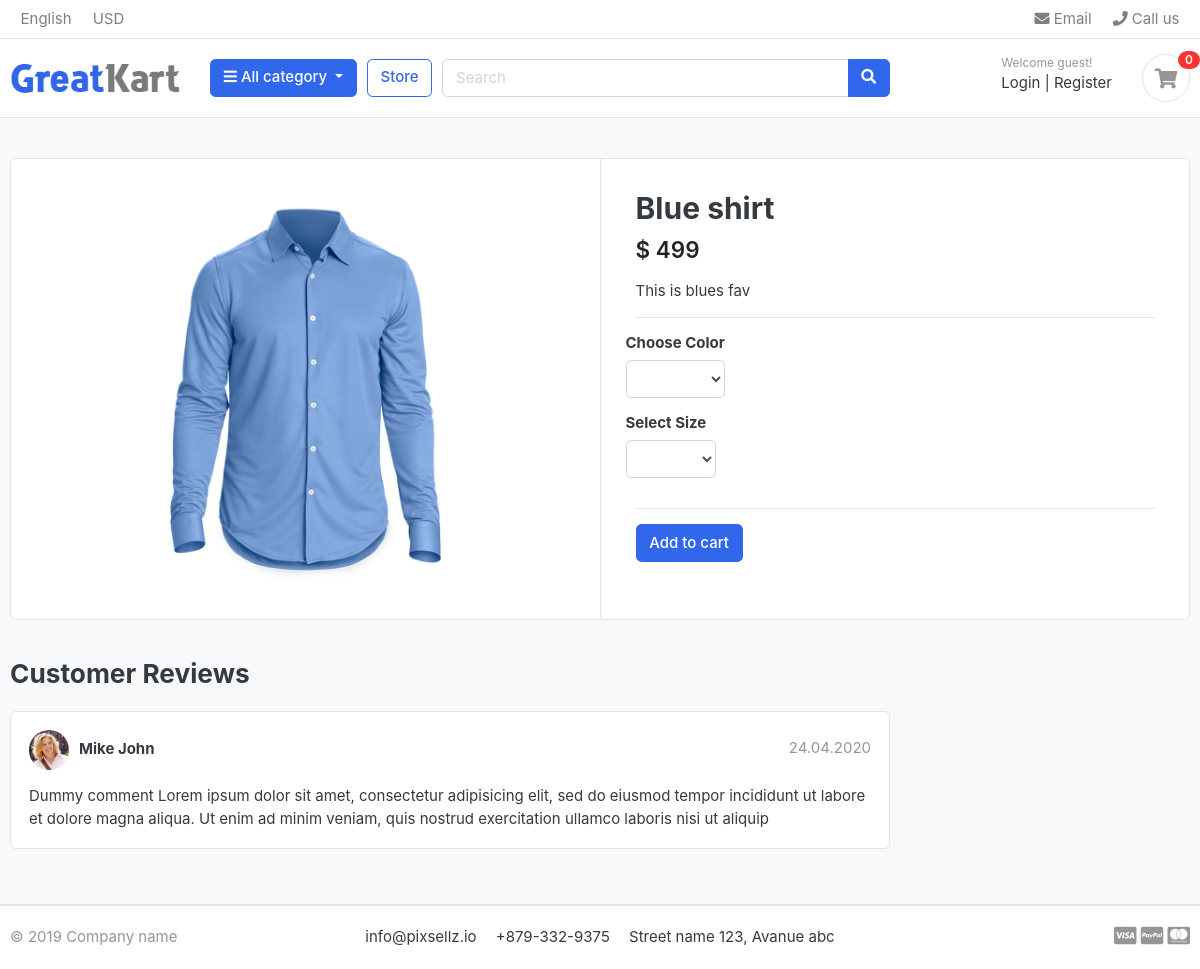
Screenshot of /store/category/shirts/blue-shirt/ with the database file from the repository.
### store/models.py (models this page shows, shortened)
class product (models.Model):
    product_name=models.CharField(max_length=200,unique=True)
    slug=models.SlugField(max_length=200,unique=True)
    description=models.TextField(max_length=500,blank=True)
    price=models.IntegerField()
    images=models.ImageField(upload_to='photos/products')
    stocks=models.IntegerField()
    is_available=models.BooleanField(default=True)
    category=models.ForeignKey(Category,on_delete=models.CASCADE)
    created_date=models.DateTimeField(auto_now_add=True)
    modified_date=models.DateTimeField(auto_now_add=True)

### store/views.py (the view)
# urls.py: path('category/<slug:category_slug>/<slug:product_slug>/', views.product_detail, name= 'product_detail'),
def product_detail(request,category_slug,product_slug):
    try:
        single_product=product.objects.get(category__slug=category_slug, slug=product_slug)
        incart=cartItem.objects.filter(cart__cart_id=_cart_id(request), product=single_product).exists()
    except Exception as e :
        raise e
    context={'single_product':single_product, 'incart':incart}
    return render(request,'store/product_detail.html',context)

### carts/context_processors.py (called while the page is built)
def cart_count(request):
    cart_counts=0
    if 'admin' in request.path:
        return {}
    else:
        try:
            Cart=cart.objects.get(cart_id=_cart_id(request))
            cart_items= cartItem.objects.all().filter(cart=Cart)
            for cart_item in cart_items :
                cart_counts += cart_item.quantity
        except cart.DoesNotExist:
            cart_counts=0
    return dict(cart_counts=cart_counts)

### carts/views.py (called while the page is built)
def _cart_id(request):
    session_id = request.session.session_key
    if not session_id:
        session_id = request.session.create()
    return session_id

### category/context_processors.py (called while the page is built)
def menu_links (request):
    links=Category.objects.all()
    return dict (links=links)

### category/models.py (called while the page is built)
    def get_url(self):
        return reverse ( 'products_by_category', args=[self.slug])

### store/models.py (called while the page is built)
    def colors(self):
        return super(VariationManager,self).filter(variation_category='color', is_active=  True)

    def sizes(self):
        return super(VariationManager,self).filter(variation_category='size', is_active=True)

### templates/store/product_detail.html (shortened to what this page needs)
{% extends "base.html" %}
{% block content %}
<section class="section-content padding-y bg">
    <div class="container">
    <div class="card">
        <div class="row no-gutters">
            <aside class="col-md-6">
    <article class="gallery-wrap">
        <div class="img-big-wrap">
           <a href="#"><img src={{single_product.images.url}}></a>
        </div>
    </article>
            </aside>
            <main class="col-md-6 border-left">
  <form action="{% url 'add-cart' single_product.id %}" method="POST">
    <article class="content-body">
    <h2 class="title">{{single_product.product_name}}</h2>
    <div class="mb-3">
        <var class="price h4">$ {{single_product.price}}</var>
    </div>
    <p>{{single_product.description}}</p>
    <hr>
        <div class="row">
            <div class="item-option-select">
                <h6>Choose Color</h6>
                <select name="color" class="form-control" required>
                </select>
            </div>
        </div>
        <div class="row">
            <div class="item-option-select">
                <h6>Select Size</h6>
                <select name="size" class="form-control">
                </select>
            </div>
        </div>
        <hr>
        {% if single_product.stocks <= 0 %}
        <h5 class='text-danger'>*out of stock*</h5>
        {% else %}
        <button class="btn btn-primary" type="submit"> Add to cart</button>
        {% endif %}
    </article>
  </form>
            </main>
        </div>
    </div>
    <br>
    <div class="row">
                <div class="col-md-9">
        <header class="section-heading">
            <h3>Customer Reviews </h3>
        </header>
        <article class="box mb-3">
            <div class="icontext w-100">
                <img src="./images/avatars/avatar1.jpg" class="img-xs icon rounded-circle">
                <div class="text">
                    <span class="date text-muted float-md-right">24.04.2020 </span>
                    <h6 class="mb-1">Mike John </h6>
                </div>
            </div>
            <div class="mt-3">
                <p>
                    Dummy comment Lorem ipsum dolor sit amet, consectetur adipisicing elit, sed do eiusmod
                    tempor incididunt ut labore et dolore magna aliqua. Ut enim ad minim veniam,
                    quis nostrud exercitation ullamco laboris nisi ut aliquip
                </p>
            </div>
        </article>
        </div>
    </div>
    </div>
    </section>
{% endblock %}

### static/css/ui.css (style rules this page uses)
html { font-family: "Inter", sans-serif; font-size: 15px; }
.content-body { flex: 1 1 auto; padding: 2rem 2.3rem; }
.img-xs, .img-sm, .img-md, .img-lg { -o-object-fit: cover; object-fit: cover; flex-shrink: 0; flex-grow: 0; }
.img-xs { width: 40px; height: 40px; }
.padding-y { padding-top: 40px; padding-bottom: 40px; }
var { font-style: normal; }
article:after, .form-group:after { display: block; clear: both; content: ""; }
.bg { background-color: #f8f9fa; }
.section-heading { margin-bottom: 20px; margin-top: 15px; }
p:last-child { margin-bottom: 0; }
.icontext { display: inline-flex; align-items: center; vertical-align: middle; }
.icontext .text { width: 100%; line-height: 1.2; }
.icontext .icon { position: relative; margin-right: 10px; flex-shrink: 0; flex-grow: 0; }
.price { font-weight: 600; color: #212529; }
.box { padding: 18px; background: #fff; border-radius: 0.37rem; border: 1px solid #e4e4e4; }
.box img { max-width: 100%; }
.gallery-wrap .img-big-wrap { margin-bottom: 10px; border-radius: 0.37rem; overflow: hidden; background-color: #fff; }
.gallery-wrap .img-big-wrap a { text-align: center; display: block; }
.gallery-wrap .img-big-wrap img { height: 450px; width: auto; display: inline-block; }
.item-option-select { margin-bottom: 1rem; display: inline-block; margin-right: 15px; }

### rows the page displays
product: images (picture), product_name "Blue shirt", price "499", description "This is blues fav"

### other values shown
{{ cart_counts }} "0"
